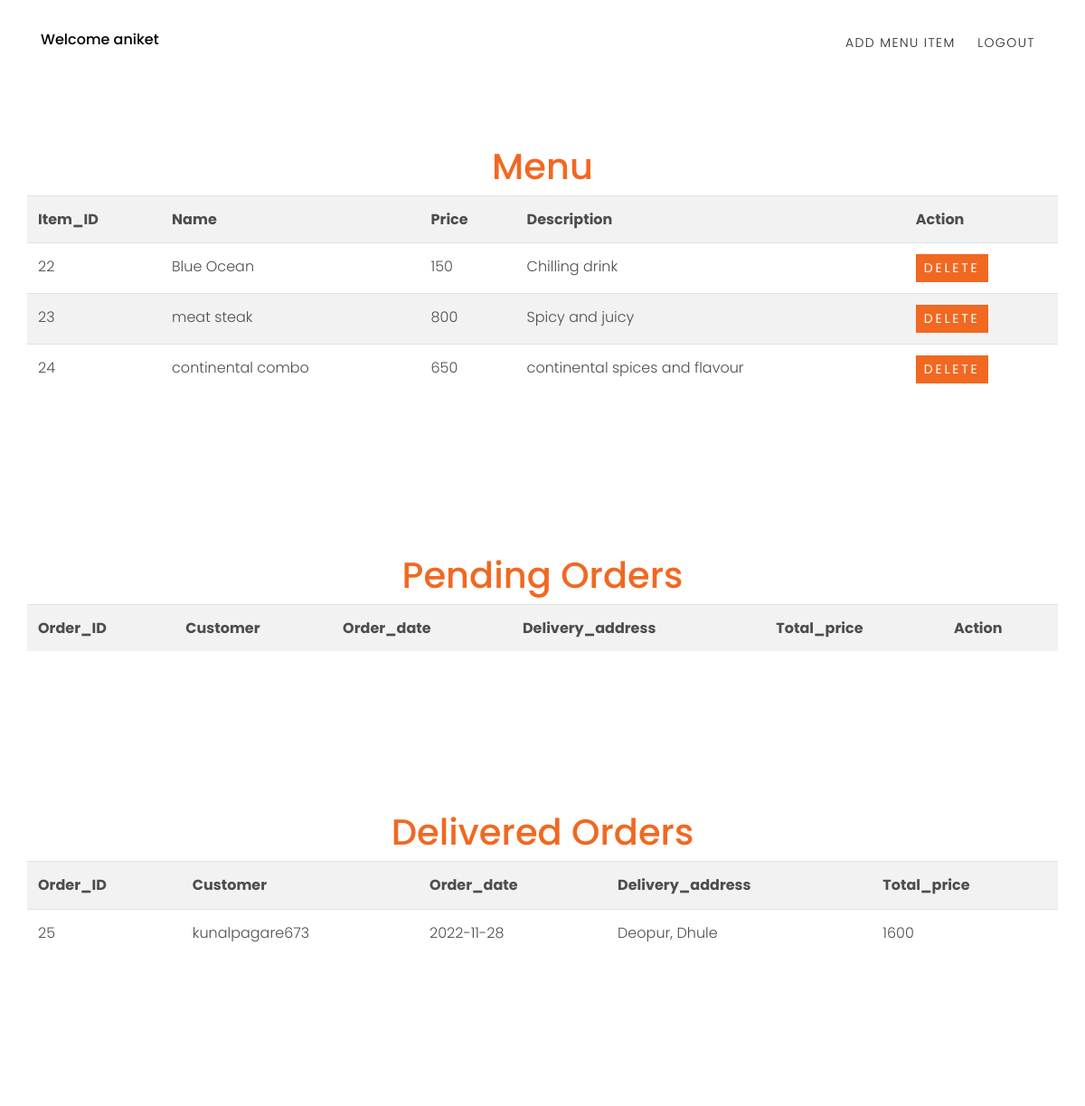
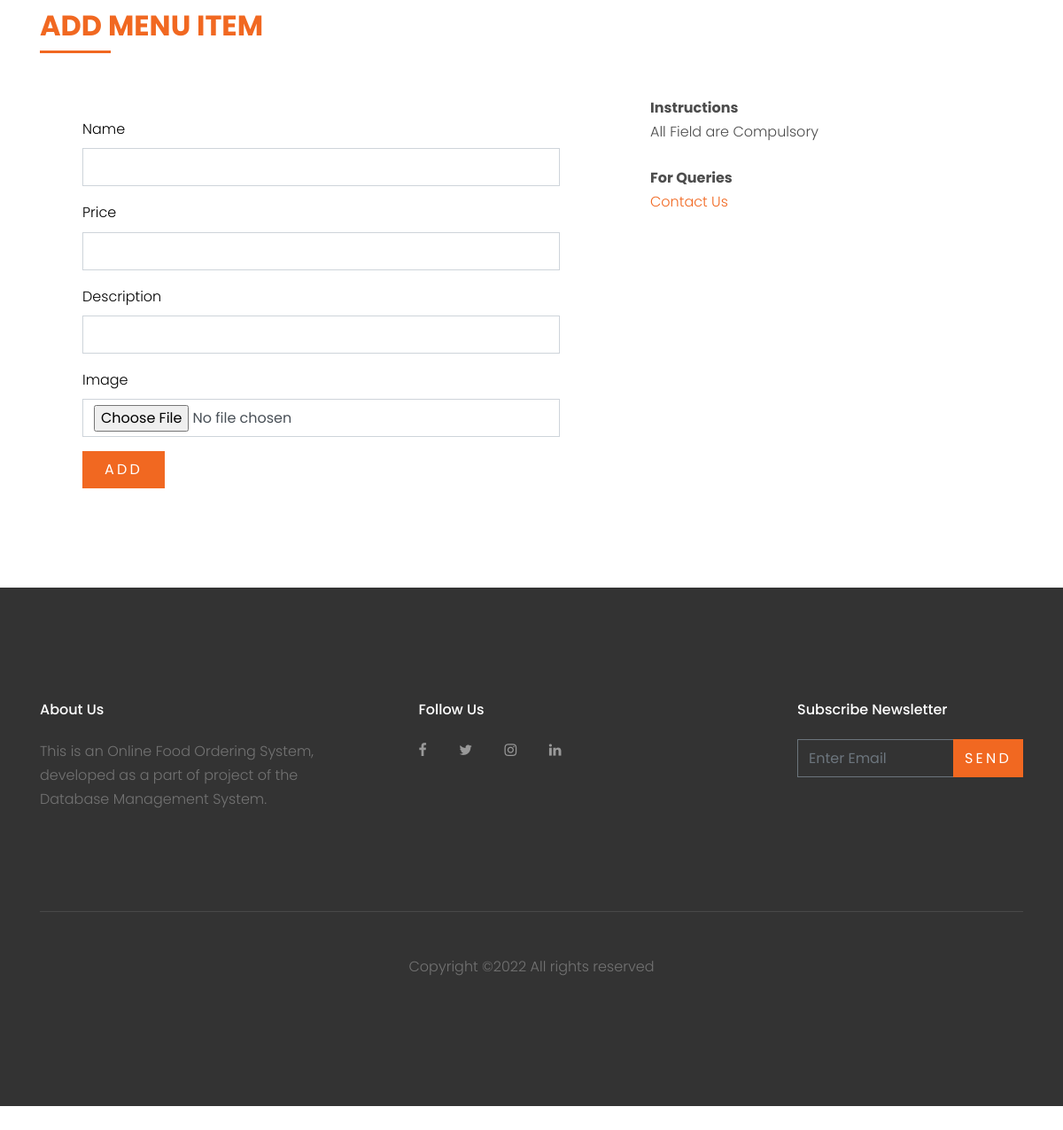
The app's page /manager.php (signed in) with its own data (2 pictures, top to bottom).
### tables this page shows
CREATE TABLE `manager` (
  `username` varchar(30) NOT NULL,
  `name` varchar(30) NOT NULL,
  `email` varchar(30) NOT NULL,
  `address` varchar(100) NOT NULL,
  `password` varchar(30) NOT NULL,
  `contact_no` varchar(30) NOT NULL,
  `R_ID` int(30) NOT NULL
);

CREATE TABLE `menu_item` (
  `item_ID` int(30) NOT NULL,
  `name` varchar(30) NOT NULL,
  `price` int(30) NOT NULL,
  `description` varchar(30) NOT NULL,
  `R_ID` int(30) NOT NULL
);

CREATE TABLE `orders` (
  `order_ID` int(30) NOT NULL,
  `total_price` varchar(30) NOT NULL,
  `order_date` date NOT NULL,
  `order_status` varchar(30) NOT NULL,
  `delivery_address` varchar(70) NOT NULL,
  `username` varchar(30) NOT NULL,
  `R_ID` int(30) NOT NULL
);

### manager.php (the view, shortened to what this page needs)
<?php
    $conn = Connect();
?>
<!DOCTYPE html>
<html lang="en">
  <head>
    <link rel="stylesheet" href="fonts/icomoon/style.css">
    <link rel="stylesheet" href="css/bootstrap.min.css">
    <link rel="stylesheet" href="css/magnific-popup.css">
    <link rel="stylesheet" href="css/jquery-ui.css">
    <link rel="stylesheet" href="css/owl.carousel.min.css">
    <link rel="stylesheet" href="css/owl.theme.default.min.css">
    <link rel="stylesheet" href="css/bootstrap-datepicker.css">
    <link rel="stylesheet" href="fonts/flaticon/font/flaticon.css">
    <link rel="stylesheet" href="css/aos.css">
    <link rel="stylesheet" href="css/style.css">
  </head>
  <body data-spy="scroll" data-target=".site-navbar-target" data-offset="200">
    <header class="site-navbar py-3 js-site-navbar site-navbar-target" role="banner" id="site-navbar">
      <div class="container">
        <div class="row align-items-center">
          <div class="col-11 col-xl-4 site-logo">
            <a href="manager.php" class="text-white h6 mb-0" style="color: #000000 !important">
                <?php
                    $username = $_SESSION['login_manager'];
                    $query="select * from manager where username='$username'";
                    $result = $conn->query($query);
                    echo "Welcome ";
                    if($result->num_rows>0){
                        $row = $result->fetch_assoc();
                        echo $row['name'];
                    }
                ?>
            </a>
          </div>
          <div class="col-12 col-md-8 d-none d-xl-block">
            <nav class="site-navigation position-relative text-right" role="navigation">
              <ul class="site-menu js-clone-nav mx-auto d-none d-lg-block">
                <li><a href="#section-add" class="nav-link" style="color: #212529 !important">Add Menu Item</a></li>
                <li><a href="logout.php" class="nav-link" style="color: #212529 !important">Logout</a></li>
              </ul>
            </nav>
          </div>
          </div>
        </div>
    </header>
    <div  class="site-section" style="padding-top: 10rem">
        <h1 class="text-center text-primary">
            Menu
        </h1>
        <table class="table table-striped table-hover container">
                        <tr>
                            <th>Item_ID</th>
                            <th>Name</th>
                            <th>Price</th>
                            <th>Description</th>
                            <th>Action</th>
                        </tr>
            <?php
                $username = $_SESSION['login_manager'];
                $query="select * from manager, menu_item where manager.username='$username' and menu_item.R_ID=manager.R_ID order by menu_item.item_ID";
                $result = $conn->query($query);
                while($row=($result->fetch_assoc())){
                    echo
                    '
                            <tr>
                                <td>'.$row['item_ID'].'</td>
                                <td>'.$row['name'].'</td>
                                <td>'.$row['price'].'</td>
                                <td>'.$row['description'].'</td>
                                <td>
                                <a href="delete_item_action.php?id='.$row['item_ID'].'" type="button" class="btn btn-primary btn-sm text-white">Delete</a>
                                </td>
                            </tr>
                    ';
                }
            ?>
        </table>
    </div>
    <div  class="site-section" >
        <h1 class="text-center text-primary">
            Pending Orders
        </h1>
        <table class="table table-striped table-hover container">
                        <tr>
                            <th>Order_ID</th>
                            <th>Customer</th>
                            <th>Order_date</th>
                            <th>Delivery_address</th>
                            <th>Total_price</th>
                            <th>Action</th>
                        </tr>
        </table>
    </div>
    <div  class="site-section" >
            <h1 class="text-center text-primary">
                Delivered Orders
            </h1>
            <table class="table table-striped table-hover container">
                            <tr>
                                <th>Order_ID</th>
                                <th>Customer</th>
                                <th>Order_date</th>
                                <th>Delivery_address</th>
                                <th>Total_price</th>
                            </tr>
                <?php
                    $username = $_SESSION['login_manager'];
                    $query="select * from manager, orders where manager.username='$username' and orders.R_ID=manager.R_ID and orders.order_status='DELIVERED' order by orders.order_date desc";
                    $result = $conn->query($query);
                    while($row=($result->fetch_assoc())){
                        echo
                        '
                                <tr>
                                    <td>'.$row['order_ID'].'</td>
                                    <td>'.$row['username'].'</td>
                                    <td>'.$row['order_date'].'</td>
                                    <td>'.$row['delivery_address'].'</td>
                                    <td>'.$row['total_price'].'</td>
                                </tr>
                        ';
                    }
                ?>
            </table>
        </div>
    <div class="site-section" id="section-add">
        <div class="container">
            <div class="row mb-5">
                <div class="col-md-12 order-md-1" data-aos="fade-up">
                    <div class="text-left pb-1 border-primary mb-4">
                    <h2 class="text-primary">ADD MENU ITEM</h2>
                </div>
                <div id="customersignup">
                    <div class="row">
                        <div class="col-md-7">
                            <form action="add_item_action.php" method="POST" enctype="multipart/form-data" class="p-5 bg-white">
                            <div class="row form-group">
                                <div class="col-md-12 mb-6 mb-md-0">
                                <label class="text-black" for="name">Name</label>
                                <input type="text" name="name"  id="name" class="form-control" required>
                                </div>
                            </div>
                            <div class="row form-group">
                                <div class="col-md-12 mb-6 mb-md-0">
                                <label class="text-black" for="price">Price</label>
                                <input type="number" step="0.5" name="price"  id="price" class="form-control" required>
                                </div>
                            </div>
                            <div class="row form-group">
                                <div class="col-md-12 mb-6 mb-md-0">
                                <label class="text-black" for="description">Description</label>
                                <input type="text" name="description"  id="description" class="form-control" required>
                                </div>
                            </div>
                            <div class="row form-group">
                                <div class="col-md-12 mb-6 mb-md-0">
                                <label class="text-black" for="fileToUpload">Image</label>
                                <input type="file" name="fileToUpload" id="fileToUpload" class="form-control" required>
                                </div>
                            </div>
                            <div class="row form-group">
                                <div class="col-md-12">
                                <input type="submit"  name="submit" value="ADD" class="btn btn-primary py-2 px-4 text-white">
                                </div>
                            </div>
                            </form>
                        </div>
                        <div class="col-md-5">
                            <div class="p-4 mb-3 bg-white">
                            <p class="mb-0 font-weight-bold">Instructions</p>
                            <p class="mb-4">All Field are Compulsory</p>
                            <p class="mb-0 font-weight-bold">For Queries</p>
                            <p class="mb-4"><a href="#section-contact">Contact Us</a></p>
                            </div>
                        </div>
                    </div>
                </div>
            </div>
        </div>
    </div>
    <footer class="site-footer">
      <div class="container">
        <div class="row">
          <div class="col-md-9">
            <div class="row">
              <div class="col-md-5 mr-auto">
                <h2 class="footer-heading mb-4">About Us</h2>
                <p>This is an Online Food Ordering System, developed as a part of project of the Database Management System.</p>
              </div>
              <div class="col-md-6">
                <h2 class="footer-heading mb-4">Follow Us</h2>
                <a href="#" class="pl-0 pr-3"><span class="icon-facebook"></span></a>
                <a href="#" class="pl-3 pr-3"><span class="icon-twitter"></span></a>
                <a href="#" class="pl-3 pr-3"><span class="icon-instagram"></span></a>
                <a href="#" class="pl-3 pr-3"><span class="icon-linkedin"></span></a>
              </div>
            </div>
          </div>
          <div class="col-md-3">
            <h2 class="footer-heading mb-4">Subscribe Newsletter</h2>
            <form action="#" method="post">
              <div class="input-group mb-3">
                <input type="text" class="form-control border-secondary text-white bg-transparent" placeholder="Enter Email" aria-label="Enter Email" aria-describedby="button-addon2">
                <div class="input-group-append">
                  <button class="btn btn-primary text-white" type="button" id="button-addon2">Send</button>
                </div>
              </div>
            </form>
          </div>
        </div>
        <div class="row pt-5 mt-5 text-center">
          <div class="col-md-12">
            <div class="border-top pt-5">
              <p>
            Copyright &copy;<script>document.write(new Date().getFullYear());</script> All rights reserved
            </p>
            </div>
          </div>
        </div>
      </div>
    </footer>
  </body>
</html>

### css/style.css (style rules this page uses)
body { line-height: 1.7; color: #4d4d4d; font-weight: 300; font-size: 1rem; }
a { -webkit-transition: .3s all ease; -o-transition: .3s all ease; transition: .3s all ease; }
h1, h2, h3, h4, h5, .h1, .h2, .h3, .h4, .h5 { font-family: "Poppins", -apple-system, BlinkMacSystemFont, "Segoe UI", Roboto, "Helvetica Neue", Arial, sans-serif, "Apple Color Emoji", "Segoe UI Emoji", "Segoe UI Symbol", "Noto Color Emoji"; }
.text-black { color: #000 !important; }
.btn { text-transform: uppercase; letter-spacing: .2em; border-radius: 0; }
.form-control { height: 43px; border-radius: 0; }
.site-section { padding: 2.5em 0; }
@media (min-width: 768px) { .site-section { padding: 5em 0; } }
.border-top { border-top: 1px solid #edf0f5 !important; }
.site-footer { padding: 4em 0; background: #333333; }
@media (min-width: 768px) { .site-footer { padding: 8em 0; } }
.site-footer .border-top { border-top: 1px solid rgba(255, 255, 255, 0.1) !important; }
.site-footer p { color: #737373; }
.site-footer h2, .site-footer h3, .site-footer h4, .site-footer h5 { color: #fff; }
.site-footer a { color: #999999; }
.site-footer .footer-heading { font-size: 16px; color: #fff; }
.site-navbar { margin-bottom: 0px; z-index: 1999; position: absolute; width: 100%; }
.site-navbar .site-logo { position: relative; top: -4px; }
.site-navbar .site-logo a { color: #fff; }
.site-navbar .site-navigation .site-menu { margin-bottom: 0; }
.site-navbar .site-navigation .site-menu a { text-decoration: none !important; display: inline-block; text-transform: uppercase; letter-spacing: .1em; font-size: 14px; }
.site-navbar .site-navigation .site-menu > li { display: inline-block; padding: 10px 10px; }
.site-navbar .site-navigation .site-menu > li > a { padding: 10px 0px; color: #fff; text-decoration: none !important; }
.site-mobile-menu .site-nav-wrap { padding: 0; margin: 0; list-style: none; position: relative; }
.site-mobile-menu .site-nav-wrap a { padding: 10px 20px; display: block; position: relative; color: #212529; }
.site-mobile-menu .site-nav-wrap li { position: relative; display: block; }
.site-mobile-menu .site-nav-wrap > li { display: block; position: relative; float: left; width: 100%; }
.site-mobile-menu .site-nav-wrap > li > a { padding-left: 20px; font-size: 20px; }
.border-primary { position: relative; }
.border-primary h2 { text-transform: uppercase; font-weight: 700 !important; }
.border-primary:after { position: absolute; content: ""; bottom: 0; width: 80px; height: 3px; background: #f16821; }
.border-primary.text-left:after { -webkit-transform: translateX(0%); -ms-transform: translateX(0%); transform: translateX(0%); }

### records on screen
manager: name "aniket", menu_item.item_ID "22", menu_item.name "Blue Ocean", menu_item.price "150", menu_item.description "Chilling drink", menu_item.item_ID "23", menu_item.name "meat steak", menu_item.price "800", menu_item.description "Spicy and juicy", menu_item.item_ID "24", menu_item.name "continental combo", menu_item.price "650", menu_item.description "continental spices and flavour", orders.order_ID "25", orders.username "kunalpagare673", orders.order_date "2022-11-28", orders.delivery_address "Deopur, Dhule", orders.total_price "1600"
